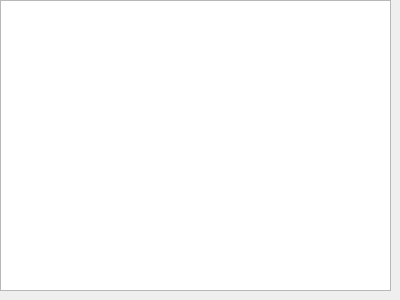
<?xml version="1.0" encoding="UTF-8"?>
<ui version="4.0">
 <class>MyDialog</class>
 <widget class="QDialog" name="MyDialog">
  <property name="geometry">
   <rect>
    <x>0</x>
    <y>0</y>
    <width>400</width>
    <height>300</height>
   </rect>
  </property>
  <property name="windowTitle">
   <string>MyDialog</string>
  </property>
  <widget class="QTableView" name="tableView">
   <property name="geometry">
    <rect>
     <x>0</x>
     <y>0</y>
     <width>391</width>
     <height>291</height>
    </rect>
   </property>
  </widget>
 </widget>
 <layoutdefault spacing="6" margin="11"/>
 <resources/>
 <connections/>
</ui>
